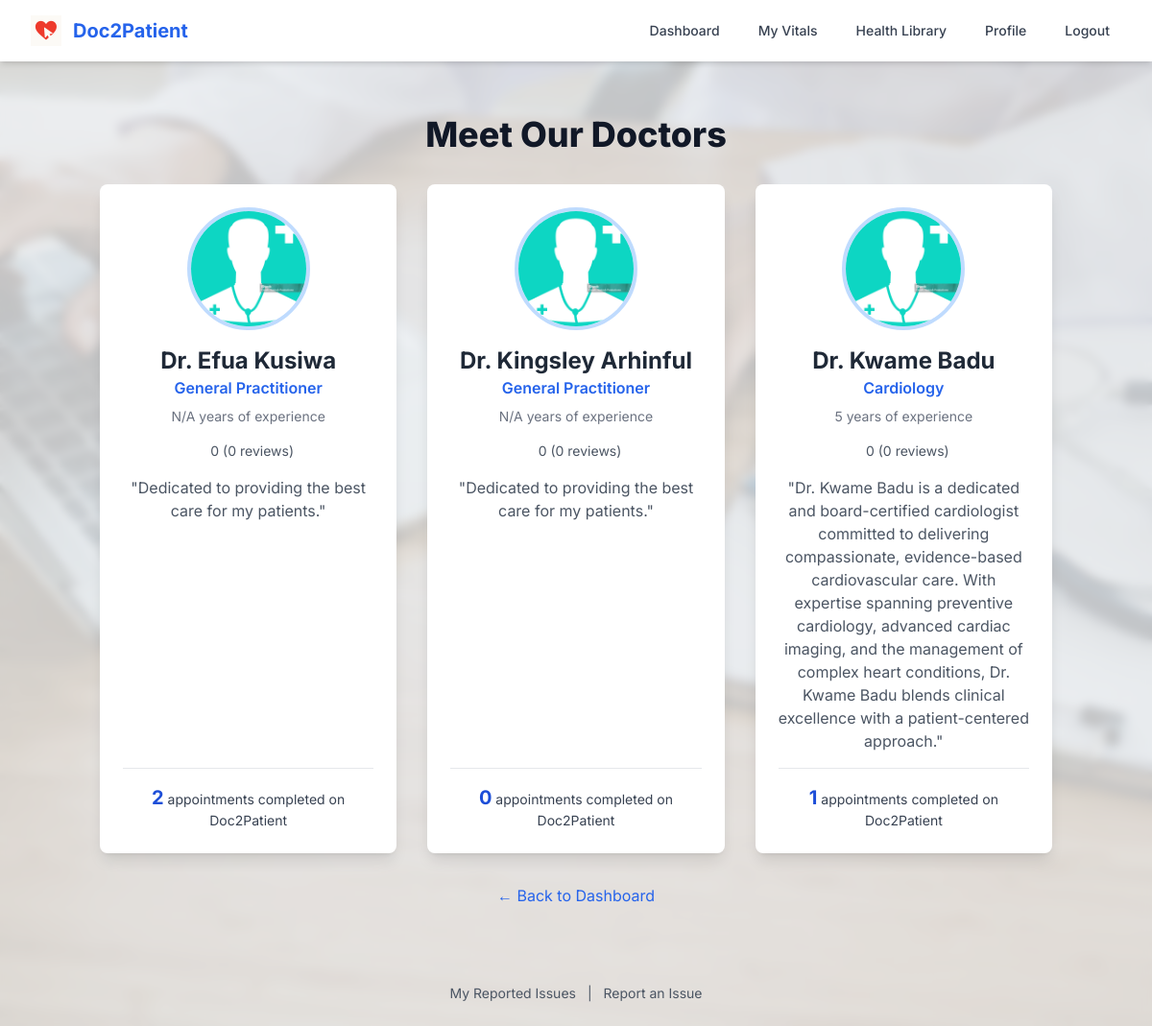
The page /doctors (signed in) on the database its author committed.
### app/models.py (models this page shows, shortened)
class User(UserMixin, db.Model):
    __tablename__ = 'user'
    id = db.Column(db.Integer, primary_key=True)
    username = db.Column(db.String(64), index=True, unique=True)
    email = db.Column(db.String(120), index=True, unique=True)
    phone_number = db.Column(db.String(20), nullable=True)
    region = db.Column(db.String(50), nullable=True)
    otp_secret = db.Column(db.String(32), nullable=True)
    otp_enabled = db.Column(db.Boolean, nullable=False, default=False, server_default='0')
    is_admin = db.Column(db.Boolean, nullable=False, default=False, server_default='0')
    is_active = db.Column(db.Boolean, nullable=False, default=True, server_default='1')
    password_hash = db.Column(db.String(256))
    role = db.Column(db.String(20), index=True, default='patient')
    speciality = db.Column(db.String(100), nullable=True)
    experience_years = db.Column(db.Integer, nullable=True)
    image_file = db.Column(db.String(40), nullable=False, server_default='default.jpg', default='default.jpg')
    bio = db.Column(db.Text, nullable=True)
    appointments_as_doctor = db.relationship('Appointment', foreign_keys='Appointment.doctor_id', backref='doctor', lazy='dynamic')
    appointments_as_patient = db.relationship('Appointment', foreign_keys='Appointment.patient_id', backref='patient', lazy='dynamic')
    vitals_records = db.relationship('VitalsRecord', backref='user', lazy='dynamic', cascade="all, delete-orphan")
    reviews_written = db.relationship('Review', foreign_keys='Review.patient_id', backref='author', lazy='dynamic')
    reviews_received = db.relationship('Review', foreign_keys='Review.doctor_id', backref='doctor_reviewed', lazy='dynamic')
    def average_rating(self):
        if self.role == 'doctor':
            reviews = self.reviews_received.all()
            if not reviews:
                return 0
            return sum(r.rating for r in reviews) / len(reviews)
        return 0
    __table_args__ = (
        UniqueConstraint('phone_number', name='uq_user_phone_number'),
    )

### app/routes.py (the view)
@app.route('/doctors')
@login_required # Make sure user is logged in to see doctors
def doctors():
    doctors = User.query.filter_by(role='doctor').order_by(User.username).all()
    return render_template('doctors.html', title='Meet Our Doctors', doctors=doctors)

### app/__init__.py (called while the page is built)
def get_locale():
    return session.get('language', request.accept_languages.best_match(app.config['LANGUAGES']))

### app/models.py (called while the page is built)
@login.user_loader
def load_user(user_id):
    user_id = int(user_id)
    if user_id == 0:
        return AdminUser()
    return User.query.get(user_id)

### app/templates/doctors.html (shortened to what this page needs)
{% extends "base.html" %}
{% block content %}
<div class="container mx-auto px-4 py-8">
    <h1 class="text-4xl font-extrabold text-gray-900 mb-8 text-center">{{ _('Meet Our Doctors') }}</h1>
    <div class="grid grid-cols-1 md:grid-cols-2 lg:grid-cols-3 gap-8">
        {% for doctor in doctors %}
        <div class="bg-white rounded-lg shadow-lg p-6 flex flex-col items-center text-center hover:shadow-2xl transition-shadow duration-300">
            <img class="rounded-full h-32 w-32 object-cover mb-4 border-4 border-blue-200" src="{{ url_for('static', filename='profile_pics/' + doctor.image_file) }}">
            <h2 class="text-2xl font-bold text-gray-800">Dr. {{ doctor.username }}</h2>
            <h3 class="text-md font-semibold text-blue-600 mb-2">{{ doctor.speciality or 'General Practitioner' }}</h3>
            <p class="text-sm text-gray-500 mb-4">{{ doctor.experience_years or 'N/A' }} years of experience</p>
	    <div class="flex items-center justify-center mb-4 text-yellow-500">
    		{% set rating = doctor.average_rating() | round(1) %}
    	        <span class="text-gray-600 text-sm ml-2">{{ rating }} ({{ doctor.reviews_received.count() }} reviews)</span>
	    </div>
            <p class="text-gray-600 flex-grow mb-4">"{{ doctor.bio or 'Dedicated to providing the best care for my patients.' }}"</p>
            <div class="w-full border-t pt-4">
                <p class="text-sm text-gray-700"><strong class="text-xl text-blue-700">{{ doctor.appointments_as_doctor.count() }}</strong> appointments completed on Doc2Patient</p>
            </div>
        </div>
        {% else %}
        <p class="text-center col-span-full">{{ _('No doctors are available at this time.') }}</p>
        {% endfor %}
    </div>
    <div class="text-center mt-8">
         <a href="{{ url_for('patient_dashboard') }}" class="text-blue-600 hover:underline">← Back to Dashboard</a>
    </div>
</div>
{% endblock %}

### app/templates/base.html (shortened to what this page needs)
<!DOCTYPE html>
<html lang="en">
<head>
    <script src="https://cdn.tailwindcss.com"></script>
    <script src="https://cdn.tailwindcss.com?plugins=typography"></script>
</head>
<body class="min-h-screen">
    <div class="relative z-10 flex flex-col min-h-screen">
        <nav class="bg-white shadow-md">
            <div class="max-w-7xl mx-auto px-4 sm:px-6 lg:px-8">
                <div class="flex items-center justify-between h-16">
                    <div class="flex-shrink-0">
                        <a href="{{ url_for('index') if current_user.is_authenticated else url_for('landing') }}" class="flex items-center space-x-3">
                            <img src="{{ url_for('static', filename='logo.png') }}" alt="Doc2Patient Logo" class="h-8">
                            <span class="text-xl font-bold text-blue-600">Doc2Patient</span>
                        </a>
                    </div>
                    <div class="hidden md:block">
                        <div class="ml-10 flex items-baseline space-x-4">
                            {% if current_user.is_anonymous %}
                                <a href="{{ url_for('login') }}" class="text-gray-700 hover:bg-gray-200 px-3 py-2 rounded-md text-sm font-medium">Login</a>
                                <a href="{{ url_for('register') }}" class="text-gray-700 hover:bg-gray-200 px-3 py-2 rounded-md text-sm font-medium">Register</a>
                            {% else %}
                                <a href="{{ url_for('index') }}" class="text-gray-700 hover:bg-gray-200 px-3 py-2 rounded-md text-sm font-medium">Dashboard</a>
                                {% if current_user.role == 'patient' %}<a href="{{ url_for('my_vitals') }}" class="text-gray-700 hover:bg-gray-200 px-3 py-2 rounded-md text-sm font-medium">My Vitals</a>{% endif %}
                                <a href="{{ url_for('health_library') }}" class="text-gray-700 hover:bg-gray-200 px-3 py-2 rounded-md text-sm font-medium">Health Library</a>
                                <a href="{{ url_for('profile') }}" class="text-gray-700 hover:bg-gray-200 px-3 py-2 rounded-md text-sm font-medium">Profile</a>
                                <a href="{{ url_for('logout') }}" class="text-gray-700 hover:bg-gray-200 px-3 py-2 rounded-md text-sm font-medium">Logout</a>
                            {% endif %}
                        </div>
                    </div>
                </div>
            </div>
        </nav>
        <main class="flex-grow">
            <div class="max-w-7xl mx-auto py-6 sm:px-6 lg:px-8">
                {% block content %}{% endblock %}
            </div>
        </main>
        <footer class="text-center py-6 mt-auto">
            <div class="text-sm text-gray-600">
                {% if current_user.is_authenticated and not current_user.is_admin %}
                <a href="{{ url_for('my_reports') }}" class="hover:text-blue-600 hover:underline mx-2">My Reported Issues</a> |
                <a href="{{ url_for('report_issue') }}" class="hover:text-blue-600 hover:underline mx-2">Report an Issue</a>
                {% endif %}
            </div>
        </footer>
    </div>
</body>
</html>

### app/templates/base.html (style rules this page uses)
body { font-family: 'Inter', sans-serif; background-color: #f3f4f6; }

### rows shown on the page
User: image_file (placeholder picture), username "Efua Kusiwa", speciality "General Practitioner", experience_years "N/A", rating "0", reviews_received.count "0", bio "Dedicated to providing the best care for my patients.", appointments_as_doctor.count "2"
User: image_file (placeholder picture), username "Kingsley Arhinful", speciality "General Practitioner", experience_years "N/A", rating "0", reviews_received.count "0", bio "Dedicated to providing the best care for my patients.", appointments_as_doctor.count "0"
User: image_file (placeholder picture), username "Kwame Badu", speciality "Cardiology", experience_years "5", rating "0", reviews_received.count "0", bio "Dr. Kwame Badu is a dedicated and board-certified cardiologist committed to delivering compassionate, evidence-based cardiovascular care. With expertise spanning preventive cardiology, advanced cardiac imaging, and the management of complex heart conditions, Dr. Kwame Badu blends clinical excellence with a patient-centered approach.", appointments_as_doctor.count "1"
